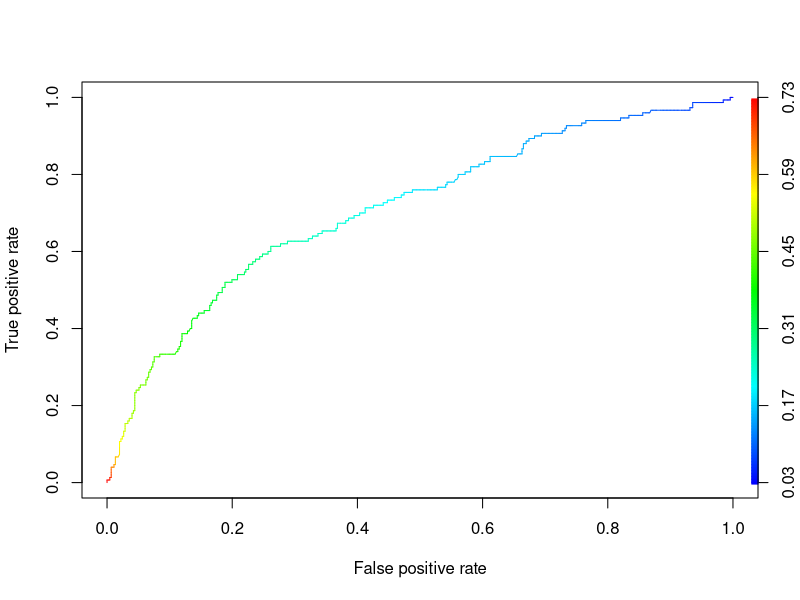

This figure's R source:
install.packages('AER')
install.packages('AER')
library('AER')
library(plyr)


affairs <- data("Affairs")
View(Affairs)

affairs1 <- Affairs
summary(affairs1)

table(affairs1$affairs)

affairs1$ynaffairs[affairs1$affairs > 0] <- 1
affairs1$ynaffairs[affairs1$affairs == 0] <- 0
affairs1$gender <- as.factor(revalue(Affairs$gender,c("male"=1, "female"=0)))
affairs1$children <- as.factor(revalue(Affairs$children,c("yes"=1, "no"=0)))
# sum(is.na(claimants))
# claimants <- na.omit(claimants) # Omitting NA values from the Data 
# na.omit => will omit the rows which has atleast 1 NA value
View(affairs1)

colnames(affairs1)

class(affairs1)

attach(affairs1)


# GLM function use sigmoid curve to produce desirable results 
# The output of sigmoid function lies in between 0-1
model <- glm(ynaffairs ~ factor(gender) + age+ yearsmarried+ factor(children) + religiousness+
               education+occupation+rating, data = affairs1,family = "binomial")

# To calculate the odds ratio manually we  are going to take exp of coef(model)
exp(coef(model))

# Confusion matrix table 
prob <- predict(model,affairs1,type="response")
summary(model)

# We are going to use NULL and Residual Deviance to compare between different models

# Confusion matrix and considering the threshold value as 0.5 
confusion<-table(prob>0.5,affairs1$ynaffairs)
confusion

# Model Accuracy 
Accuracy<-sum(diag(confusion)/sum(confusion))
Accuracy

# Creating empty vectors to store predicted classes based on threshold value
pred_values <- NULL
yes_no <- NULL

pred_values <- ifelse(prob>=0.5,1,0)
yes_no <- ifelse(prob>=0.5,"yes","no")

# Creating new column to store the above values
affairs1[,"prob"] <- prob
affairs1[,"pred_values"] <- pred_values
affairs1[,"yes_no"] <- yes_no

View(affairs1[,c(1,9:11)])

table(affairs1$ynaffairs,affairs1$pred_values)

library(ROCR)

rocrpred<-prediction(prob,affairs1$ynaffairs)
rocrperf<-performance(rocrpred,'tpr','fpr')

str(rocrperf)

plot(rocrperf,colorize=T,text.adj=c(-0.2,1.7))

rocr_cutoff <- data.frame(cut_off = rocrperf@alpha.values[[1]],fpr=rocrperf@x.values,tpr=rocrperf@y.values)
colnames(rocr_cutoff) <- c("cut_off","FPR","TPR")
View(rocr_cutoff)

library(dplyr)

rocr_cutoff$cut_off <- round(rocr_cutoff$cut_off,6)
# Sorting data frame with respect to tpr in decreasing order 
rocr_cutoff <- arrange(rocr_cutoff,desc(TPR))

View(rocr_cutoff)
